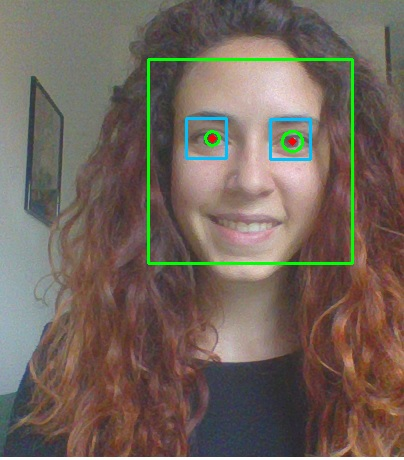
#> input picture Giadafoto.jpg, 404 x 460 px, given in place of the camera
$ jupyter execute --allow-errors eyetracking_direction_leds.ipynb   (shell and % lines are left out)   (Python 2 division)
#> lines starting #> are read from the running program, lines starting #| are printed output that depends on the picture; after the words box and inside, x2 and y2 are one past the last pixel; in counts of white or black regions, pixels touching at a corner belong together
#> further down, frame is the input picture: shape (460, 404, 3); mean B, G, R 92.1, 101.4, 114.4
#> `gray = cv2.cvtColor(frame, cv2.COLOR_BGR2GRAY)`:
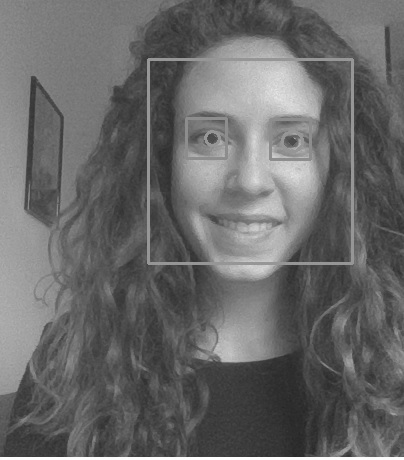
#> gray: shape (460, 404); min 37, max 255, mean 104.2
#> `faces = faceCascade.detectMultiScale( gray, scaleFactor=sc_fct, minNei..`: faces = [[151, 61, 202, 202]]
[cell 1]
#Importing libaries
import cv2
import numpy as np
import matplotlib.pyplot as plt
from IPython import display

#Parameters setting
sc_fct = 1.1              #scaling factor
min_neigh = 5             #minimum number of neighbours to identify an area as the specific object
min_size_f = (30,30)      #smallest face dimensions accepted
min_size_e = (10,10)      #smallest eye dimension accepted

#Initialising color variables for leds (BGR format)
col_up=(0,0,0)
col_down=(0,0,0)
col_left=(0,0,0)
col_right=(0,0,0)

#Defining the function 'calc_min_max' which calculates the minimum and maximum value of gray that the input image has
#The function has as input parameters: the input image end its two dimensions
#The function's outputs are the minimum and maximum values of gray
def calc_min_max(matr,ew,eh):

    min_gray=255
    max_gray=0
    a=0
    b=0
    for i in range(0,eh):
        for j in range(0,ew):
            if (matr[i][j]>max_gray):
                max_gray=matr[i][j]
            if (matr[i][j]<min_gray):
                min_gray=matr[i][j]
    return min_gray,max_gray


#Defining a function which calculates x and y of the white pixels mean on the mask
#The 'calc_mean' function has as input parameters: the input image and the two dimensions of the image
#The function's outputs are the x and y coordinates of the mean white pixel point
def calc_mean(matr,ew,eh):
    cont=0
    a=0
    b=0
    for i in range(0,eh):
        for j in range(0,ew):
            if (matr[i][j]==255):
                a=a+i;
                b=b+j;
                cont=cont+1;
    if cont>0:
        c=float(a/cont)
        d=float(b/cont)
        return c,d
    else:
        return 0,0

#Defining a function which makes leds change color depending on the middle point position
#The 'leds_on' function has as input parameters: the x and y coordinates of the mean white pixel point
#and the two dimensions of the image where the 'calc_mean' function is applied
#It doesn't return anything because the color variables are global, so they can be seen even outside the function
def leds_on(x_m,y_m,ew,eh):
    global col_up
    global col_down
    global col_left
    global col_right
    if (x_m>ew/2):
        col_down=(0,255,0)
        col_up=(0,0,0)
    else:
        col_up=(0,255,0)
        col_down=(0,0,0)
    if (y_m>eh/2):
        col_right=(0,255,0)
        col_left=(0,0,0)
    else:
        col_left=(0,255,0)
        col_right=(0,0,0)

#Loading the cascade classifier files
faceCascade = cv2.CascadeClassifier("haarcascade_frontalface_default.xml")
eyeCascade=cv2.CascadeClassifier("haarcascade_eye.xml")

#Capturing the video from the webcam and opening a window to display it
video_capture = cv2.VideoCapture(0)
cv2.namedWindow("EasYE TRACKING")

#Saving the window dimensions
x_dim=int(video_capture.get(3))
y_dim=int(video_capture.get(4))


#> (the rest of this cell did not finish here and is left out)


$ run again, on IMG-20160628-WA0032.jpg
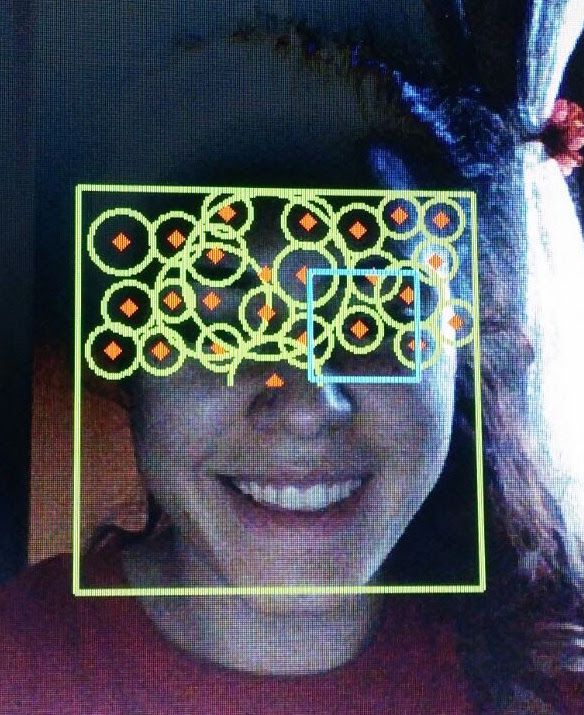
#> input picture IMG-20160628-WA0032.jpg, 584 x 715 px, given in place of the camera
#> frame is the input picture: shape (715, 584, 3); mean B, G, R 90.3, 82.3, 78.3
#> `gray = cv2.cvtColor(frame, cv2.COLOR_BGR2GRAY)`:
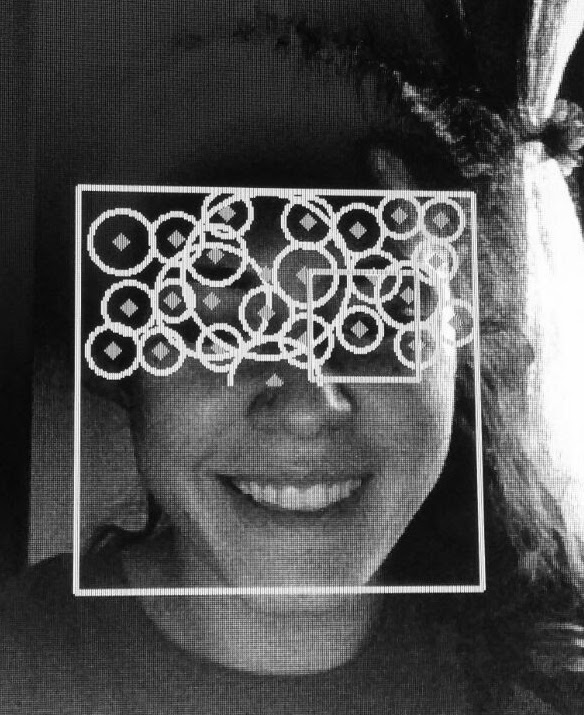
#> gray: shape (715, 584); min 1, max 255, mean 82
#> faces = [[102, 258, 55, 55]]
#> the loop `for (x, y, w, h) in faces:` made 1 pass
#> after the loop `for (x, y, w, h) in faces:`:
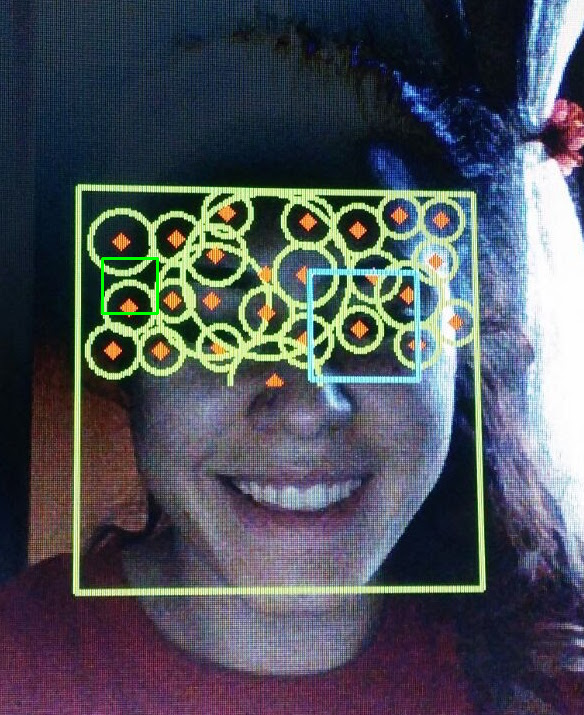
#> frame: shape (715, 584, 3); 0.16% of pixels changed, all inside (x1, y1, x2, y2) = (101, 257, 159, 315)

$ run again, on IMG_20160706_194512.jpg
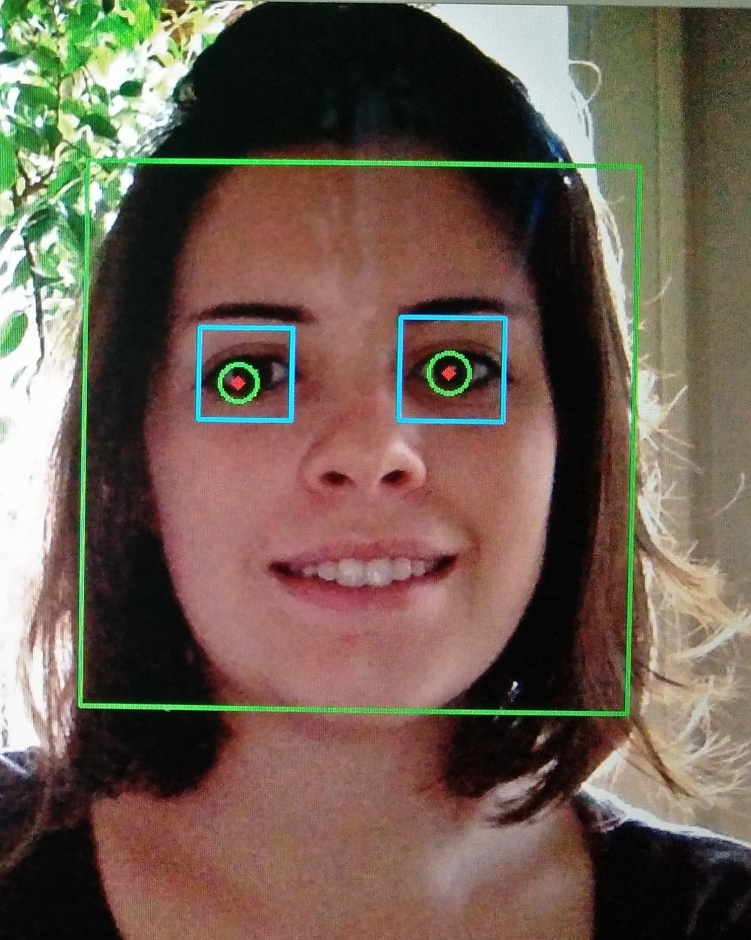
#> input picture IMG_20160706_194512.jpg, 751 x 940 px, shrunk from 1667 x 2088 before the run, given in place of the camera
#> frame is the input picture: shape (940, 751, 3); mean B, G, R 81.2, 93.9, 110
#> `gray = cv2.cvtColor(frame, cv2.COLOR_BGR2GRAY)`:
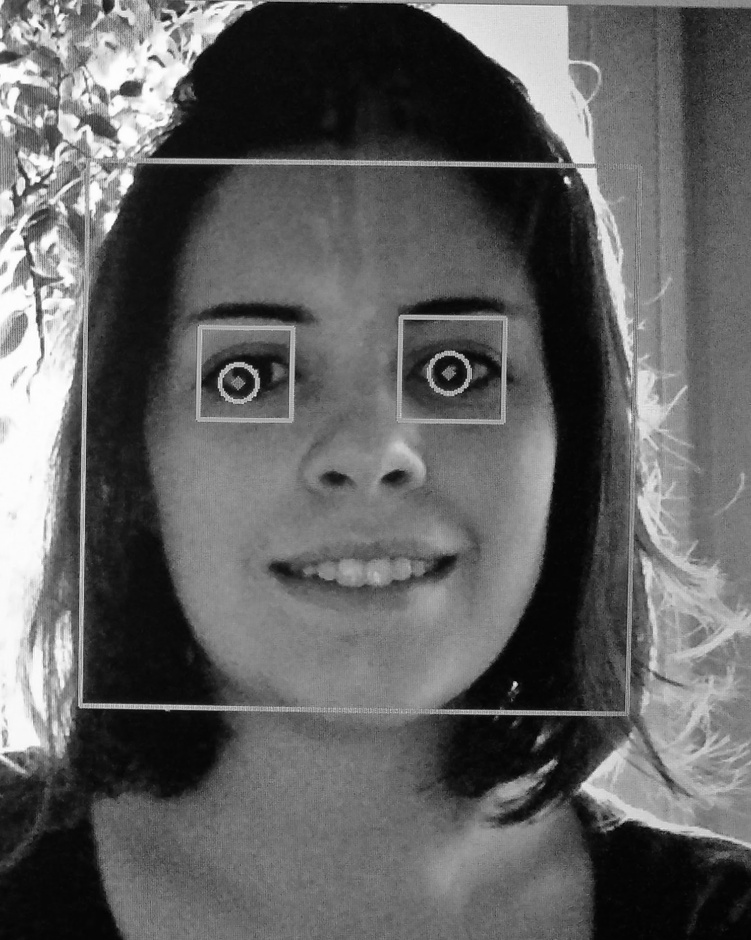
#> gray: shape (940, 751); min 0, max 255, mean 97.3
#> faces = [[100, 178, 525, 525]]

$ run again, on 036E5797050B4B66A7BFC3A09EDB543D.png
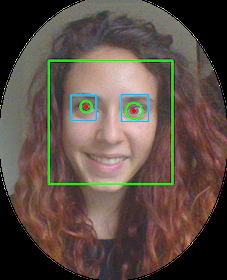
#> input picture 036E5797050B4B66A7BFC3A09EDB543D.png, 227 x 280 px, given in place of the camera
#> frame is the input picture: shape (280, 227, 3); mean B, G, R 69.7, 78, 92.1
#> `gray = cv2.cvtColor(frame, cv2.COLOR_BGR2GRAY)`:
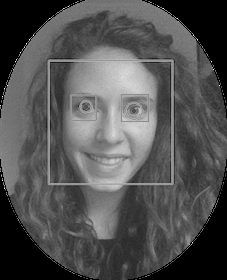
#> gray: shape (280, 227); min 0, max 255, mean 81.2
#> faces = [[49, 60, 122, 122]]
